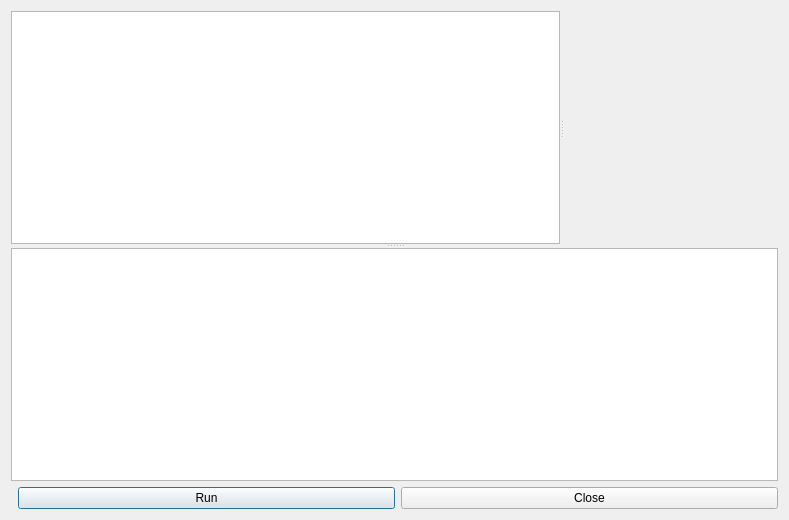
<?xml version="1.0" encoding="UTF-8"?>
<ui version="4.0">
 <class>ScriptEditorDialog</class>
 <widget class="QDialog" name="ScriptEditorDialog">
  <property name="geometry">
   <rect>
    <x>0</x>
    <y>0</y>
    <width>789</width>
    <height>520</height>
   </rect>
  </property>
  <property name="sizePolicy">
   <sizepolicy hsizetype="Expanding" vsizetype="Expanding">
    <horstretch>0</horstretch>
    <verstretch>0</verstretch>
   </sizepolicy>
  </property>
  <property name="windowTitle">
   <string>Script Editor</string>
  </property>
  <layout class="QVBoxLayout" name="verticalLayout">
   <item>
    <widget class="QSplitter" name="dialogVSplitter">
     <property name="orientation">
      <enum>Qt::Vertical</enum>
     </property>
     <widget class="QSplitter" name="mainSplitter">
      <property name="orientation">
       <enum>Qt::Horizontal</enum>
      </property>
      <widget class="QTreeView" name="fileTree"/>
      <widget class="CodeEditorWidget" name="codeEditorWidget" native="true"/>
     </widget>
     <widget class="QPlainTextEdit" name="logWidget"/>
    </widget>
   </item>
   <item>
    <layout class="QHBoxLayout" name="horizontalLayout">
     <item>
      <spacer name="horizontalSpacer">
       <property name="orientation">
        <enum>Qt::Horizontal</enum>
       </property>
      </spacer>
     </item>
     <item>
      <widget class="QPushButton" name="runButton">
       <property name="text">
        <string>Run</string>
       </property>
      </widget>
     </item>
     <item>
      <widget class="QPushButton" name="closeButton">
       <property name="text">
        <string>Close</string>
       </property>
      </widget>
     </item>
    </layout>
   </item>
  </layout>
 </widget>
 <customwidgets>
  <customwidget>
   <class>CodeEditorWidget</class>
   <extends>QWidget</extends>
   <header>script/CodeEditorWidget.h</header>
   <container>1</container>
  </customwidget>
 </customwidgets>
 <resources/>
 <connections/>
</ui>
